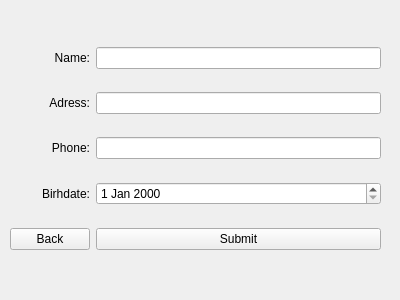
<?xml version="1.0" encoding="UTF-8"?>
<ui version="4.0">
 <class>AddPatientForm</class>
 <widget class="QWidget" name="AddPatientForm">
  <property name="geometry">
   <rect>
    <x>0</x>
    <y>0</y>
    <width>400</width>
    <height>300</height>
   </rect>
  </property>
  <property name="windowTitle">
   <string>Form</string>
  </property>
  <widget class="QWidget" name="gridLayoutWidget">
   <property name="geometry">
    <rect>
     <x>10</x>
     <y>30</y>
     <width>371</width>
     <height>241</height>
    </rect>
   </property>
   <layout class="QGridLayout" name="gridLayout">
    <item row="2" column="1">
     <widget class="QLineEdit" name="lineEdit_Phone"/>
    </item>
    <item row="0" column="1">
     <widget class="QLineEdit" name="lineEdit_Name"/>
    </item>
    <item row="1" column="1">
     <widget class="QLineEdit" name="lineEdit_Adress"/>
    </item>
    <item row="3" column="1">
     <widget class="QDateEdit" name="dateEdit_BirhDate"/>
    </item>
    <item row="4" column="1">
     <widget class="QPushButton" name="pushButton_Submit">
      <property name="text">
       <string>Submit</string>
      </property>
     </widget>
    </item>
    <item row="4" column="0">
     <widget class="QPushButton" name="pushButton_Back">
      <property name="text">
       <string>Back</string>
      </property>
     </widget>
    </item>
    <item row="0" column="0">
     <widget class="QLabel" name="label">
      <property name="text">
       <string>Name:</string>
      </property>
      <property name="alignment">
       <set>Qt::AlignRight|Qt::AlignTrailing|Qt::AlignVCenter</set>
      </property>
     </widget>
    </item>
    <item row="1" column="0">
     <widget class="QLabel" name="label_2">
      <property name="text">
       <string>Adress:</string>
      </property>
      <property name="alignment">
       <set>Qt::AlignRight|Qt::AlignTrailing|Qt::AlignVCenter</set>
      </property>
     </widget>
    </item>
    <item row="2" column="0">
     <widget class="QLabel" name="label_3">
      <property name="text">
       <string>Phone:</string>
      </property>
      <property name="alignment">
       <set>Qt::AlignRight|Qt::AlignTrailing|Qt::AlignVCenter</set>
      </property>
     </widget>
    </item>
    <item row="3" column="0">
     <widget class="QLabel" name="label_4">
      <property name="text">
       <string>Birhdate:</string>
      </property>
      <property name="alignment">
       <set>Qt::AlignRight|Qt::AlignTrailing|Qt::AlignVCenter</set>
      </property>
     </widget>
    </item>
   </layout>
  </widget>
 </widget>
 <resources/>
 <connections/>
</ui>
